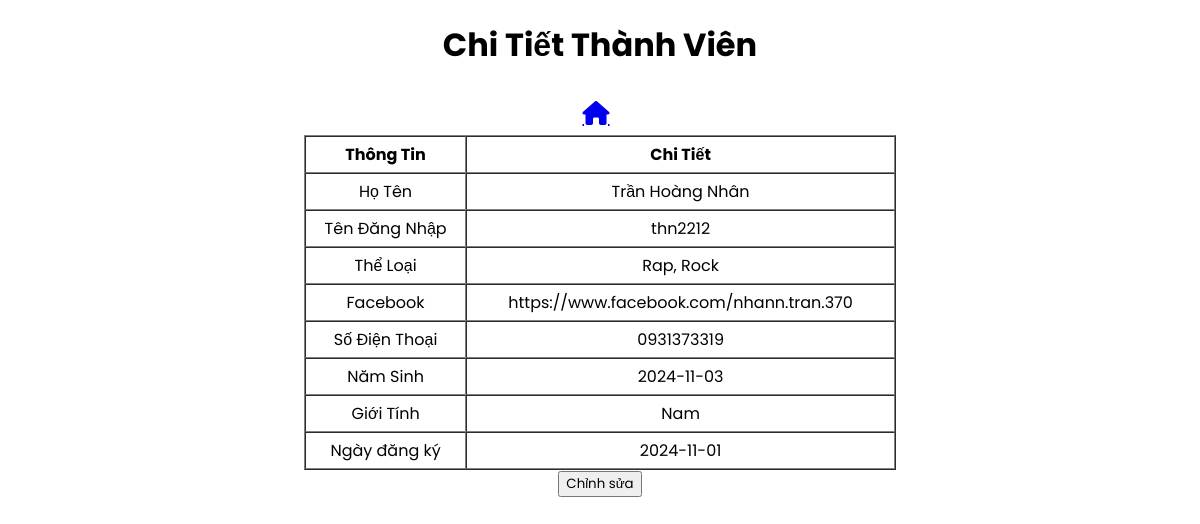
Screenshot of /admin/chucnang/chitiet.php?id=1 with the database file from the repository.
### tables this page shows
CREATE TABLE `thanhvien` (
  `id` int(11) NOT NULL,
  `hoten` varchar(255) DEFAULT NULL,
  `email` varchar(255) DEFAULT NULL,
  `username` varchar(255) DEFAULT NULL,
  `matkhau` varchar(255) DEFAULT NULL,
  `fb` varchar(255) DEFAULT NULL,
  `sdt` varchar(255) DEFAULT NULL,
  `birth` date DEFAULT NULL,
  `gioitinh` varchar(255) DEFAULT NULL,
  `theloai` varchar(255) DEFAULT NULL,
  `hinh_anh` varchar(255) DEFAULT NULL,
  `bai_nhac` varchar(255) DEFAULT NULL,
  `ngaydky` date DEFAULT NULL
);

### admin/chucnang/chitiet.php (the view, shortened to what this page needs)
<?php
$servername = "localhost";
$username = "root";
$password = "";
$dbname = "dsthanhvien";
$conn = new mysqli($servername, $username, $password, $dbname);
if (isset($_GET['id'])) {
    $id = $_GET['id'];
    $sql = "SELECT * FROM thanhvien WHERE id = ?";
    $stmt = $conn->prepare($sql);
    $stmt->bind_param("i", $id);
    $stmt->execute();
    $result = $stmt->get_result();
    $user_info = $result->fetch_assoc();
} else {
    echo "Không có ID thành viên.";
    exit();
}
?>
<!DOCTYPE html>
<html lang="vi">
<head>
    <link rel="stylesheet" href="chitiet.css">
    <link rel="stylesheet" href="https://cdnjs.cloudflare.com/ajax/libs/font-awesome/6.0.0-beta3/css/all.min.css">
</head>
<body>
    <h1>Chi Tiết Thành Viên</h1>
    <a href="../admin.php" class="home-button">
        <i class="fas fa-home"></i>
    </a>
    <form method="POST">
        <table border="1" cellpadding="5" cellspacing="0" width="50%">
            <tr>
                <th>Thông Tin</th>
                <th>Chi Tiết</th>
            </tr>
            <tr>
                <td>Họ Tên</td>
                <td>
                    <span><?= htmlspecialchars($user_info['hoten']) ?></span>
                </td>
            </tr>
            <tr>
                <td>Tên Đăng Nhập</td>
                <td>
                    <span><?= htmlspecialchars($user_info['username']) ?></span>
                </td>
            </tr>
            <tr>
                <td>Thể Loại</td>
                <td>
                    <span><?= htmlspecialchars($user_info['theloai']) ?></span>
                </td>
            </tr>
            <tr>
                <td>Facebook</td>
                <td>
                    <span><?= htmlspecialchars($user_info['fb']) ?></span>
                </td>
            </tr>
            <tr>
                <td>Số Điện Thoại</td>
                <td>
                    <span><?= htmlspecialchars($user_info['sdt']) ?></span>
                </td>
            </tr>
            <tr>
                <td>Năm Sinh</td>
                <td>
                    <span><?= htmlspecialchars($user_info['birth']) ?></span>
                </td>
            </tr>
            <tr>
                <td>Giới Tính</td>
                <td>
                    <span><?= htmlspecialchars($user_info['gioitinh']) ?></span>
                </td>
            </tr>
            <tr>
                <td>Ngày đăng ký</td>
                <td>
                    <span><?= htmlspecialchars($user_info['ngaydky']) ?></span>
                </td>
            </tr>
        </table>
    </form>
    <a href="edit.php?id=<?= $id ?>"><button>Chỉnh sửa</button></a>
</body>
</html>

### admin/chucnang/chitiet.css (style rules this page uses)
* { font-family: "Poppins", sans-serif; }
body { position: relative; display: flexbox; justify-content: center; text-align: center; }
table { margin: auto; }
.home-button { display: inline-flex; align-items: center; transition: background-color 0.3s; padding : 10px; }
.home-button i { font-size: 24px; margin-right: 8px; }

### rows the page displays
thanhvien: hoten "Trần Hoàng Nhân", username "thn2212", theloai "Rap, Rock", fb "https://www.facebook.com/nhann.tran.370", sdt "0931373319", birth "2024-11-03", gioitinh "Nam", ngaydky "2024-11-01"
